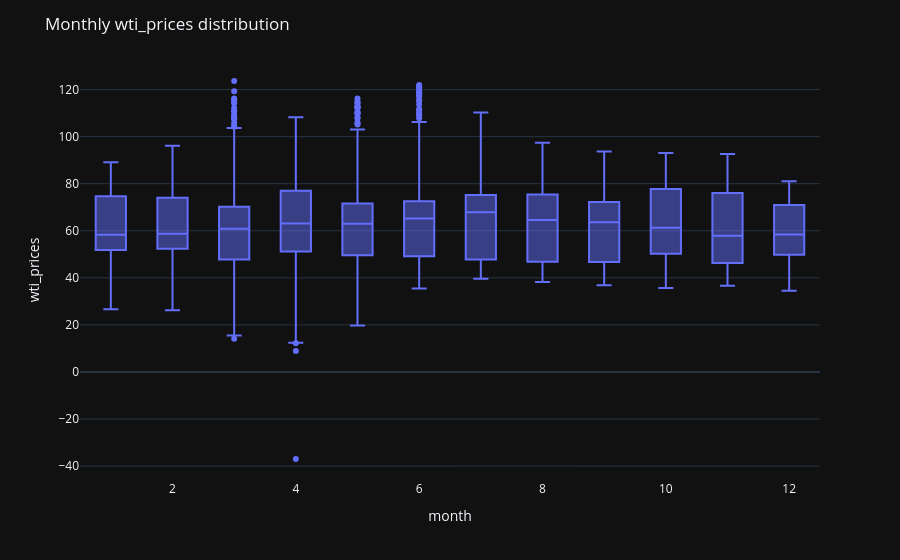

Notebook cell for this chart:
### Code cell
plot_monthly_boxplots(df_wti,'wti_prices')

### Figure 1 — Plotly figure (JSON) as saved in the notebook; plotly's stock layout.template omitted (floating-point values rounded to 4 significant figures; data arrays with more than 128 entries replaced by an {"elided": "..."} marker saying what was removed)
{"data": [{"alignmentgroup": "True", "hovertemplate": "month=%{x}<br>wti_prices=%{y}<extra></extra>", "legendgroup": "", "marker": {"color": "#636efa"}, "name": "", "notched": false, "offsetgroup": "", "orientation": "v", "showlegend": false, "type": "box", "x": {"elided": "2734 int values"}, "x0": " ", "xaxis": "x", "y": {"elided": "2734 float values"}, "y0": " ", "yaxis": "y"}], "layout": {"boxmode": "group", "legend": {"tracegroupgap": 0}, "margin": {"t": 60}, "title": {"text": "Monthly wti_prices distribution"}, "xaxis": {"anchor": "y", "domain": [0, 1], "title": {"text": "month"}}, "yaxis": {"anchor": "x", "domain": [0, 1], "title": {"text": "wti_prices"}}}}
